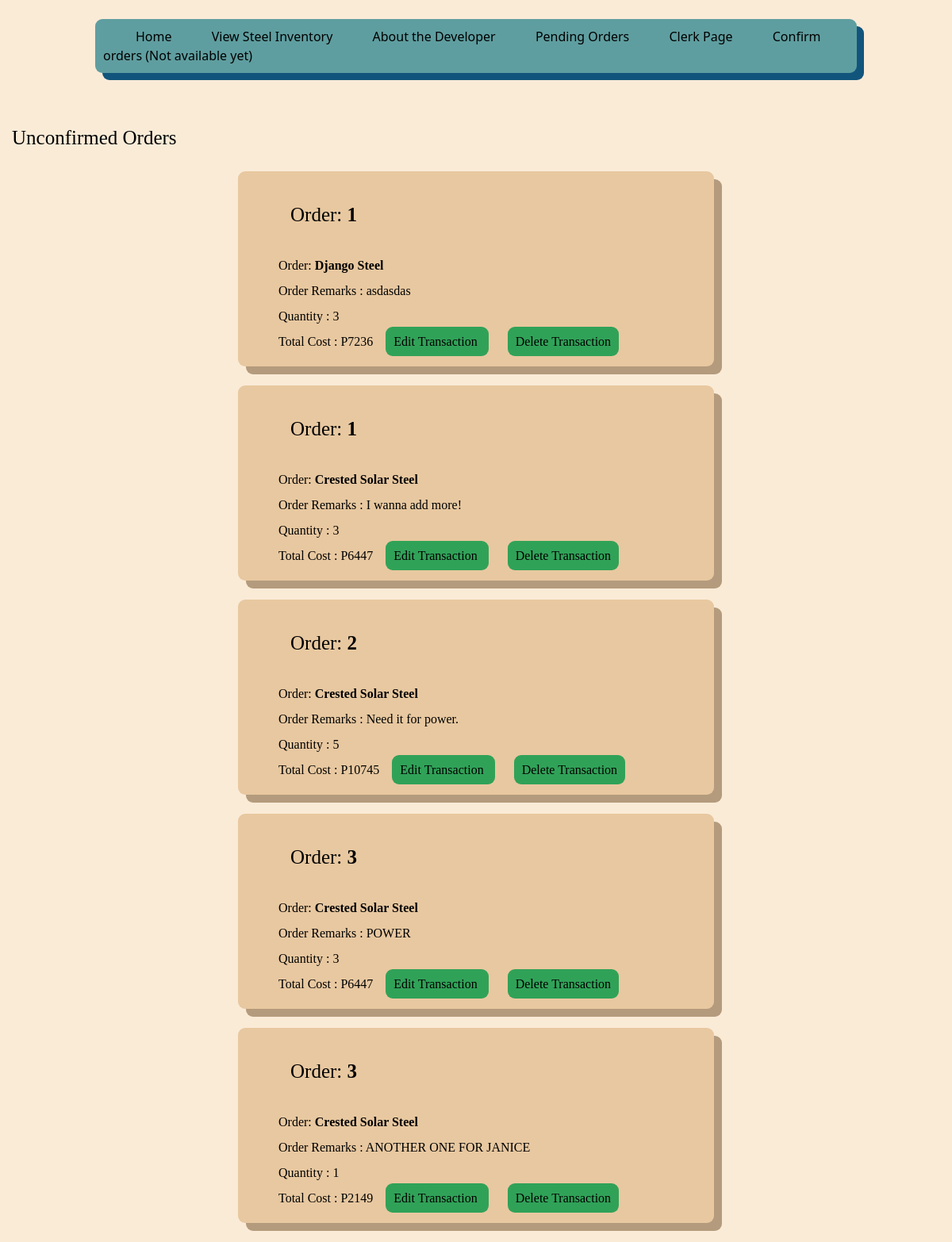
/UnfinishedTransactions (signed in), run on an earlier commit of the app's database.
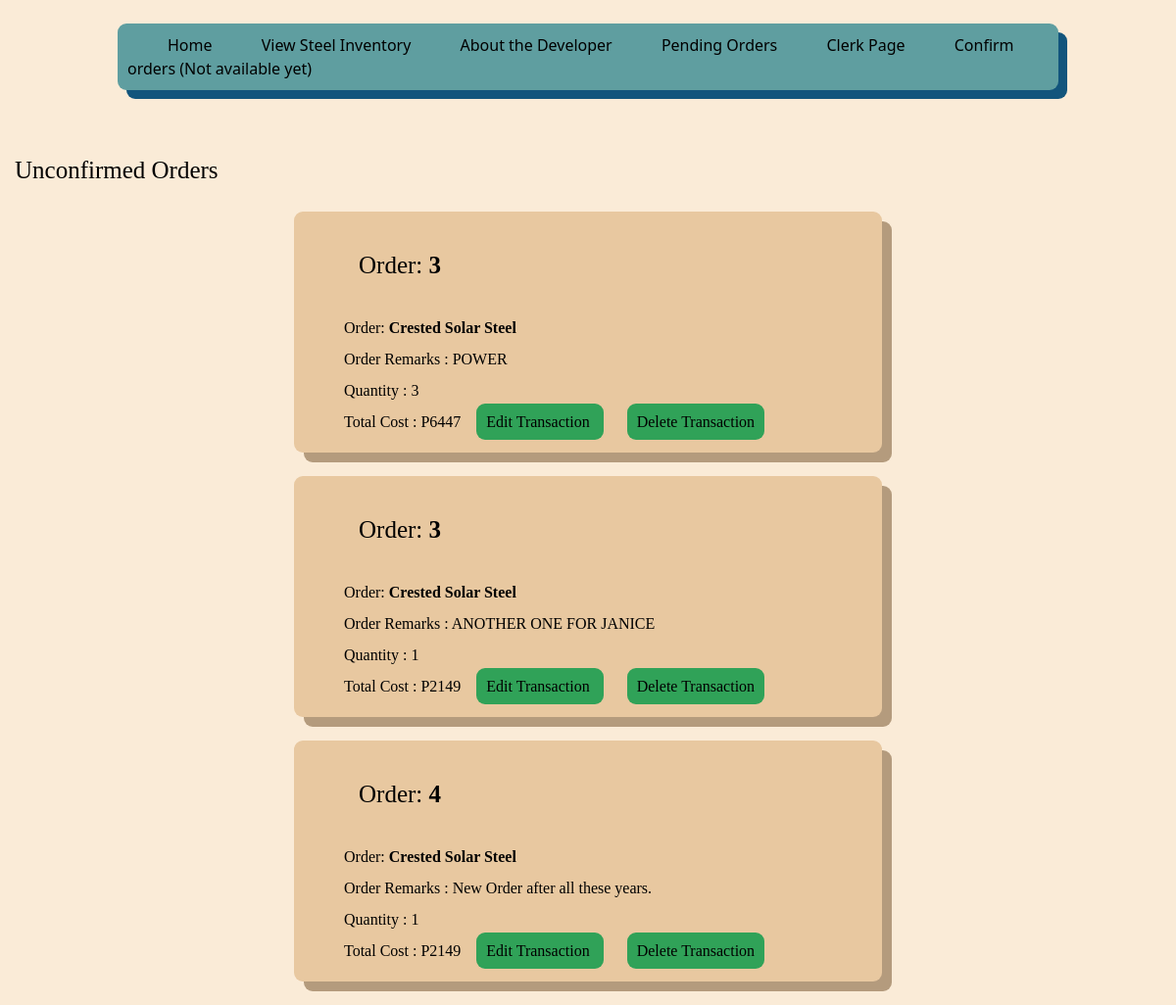
And on a later commit of the database.
### Inventory/models.py (models this page shows, shortened)
class OrderedProduct(models.Model):
    remarks = models.CharField(max_length=200)
    quantity = models.IntegerField(default=0)
    totalcost = models.IntegerField(default=0)
    OrderedProductID = models.CharField(default=None, unique=True, max_length=13)
    OrderID = models.ForeignKey(FinalOrder, default=None, on_delete=models.CASCADE)
    Marks = models.ForeignKey(Product, on_delete=models.CASCADE)
    objects = models.Manager()

class FinalOrder(models.Model):
    TotalCost = models.IntegerField(default=0)
    ProductInfo = models.CharField(max_length=400)
    Finished = models.IntegerField(default=0) #0 is for not yet finished
    OrderDate = models.DateField(auto_now_add=True)#auto_now_add=True)
    Verification = models.CharField(default=None,unique=True, max_length=13, null=True, blank=True) #Orderid -> verification
    BL = models.ForeignKey(Consignee, null=False, blank=True, on_delete=models.CASCADE)
    Shipper = models.ForeignKey(Company, on_delete=models.CASCADE, default=None, null=True, blank=True)
    NotifyName = models.ForeignKey(NotifyParty, default=None, on_delete=models.CASCADE, null=True, blank=True)
    NumOfBL = models.IntegerField(default=3, null=True, blank=True)
    PayAt = models.CharField(default='', max_length=70, null=True, blank=True)
    Place = models.CharField(default="Kaohsiung, Taiwan", max_length=70, null=False)
    PlaceDate = models.CharField(default='', max_length=100, blank=True)
    Charges = models.FloatField(default=None, max_length=11, validators=[MinValueValidator(float('0.01'))], null=True, blank=True)
    RevTons = models.CharField(max_length=1000, default=None, null=True, blank=True)
    Rate = models.FloatField(default=None, null=True, validators=[MinValueValidator(float('0.01'))])
    Prepaid = models.CharField(max_length=20, default='', blank=True)
    Collect = models.CharField(max_length=20, default='', blank=True)
    Portload = models.CharField(max_length=255, default='', blank=True)
    Portdis = models.CharField(max_length=255, default='', blank=True)
    TranshTo = models.CharField(max_length=50, default='', null=True, blank=True)
    FinalDest = models.CharField(max_length=255, default='', null=True, blank=True)
    Voyage = models.SmallIntegerField(default=0, null=False, blank=True)
    objects = models.Manager()

class Product(models.Model): #Steels, not food
    objects = models.Manager()
    Name = models.CharField(max_length=200, unique=True)
    Image = models.ImageField(default=None, null= True, blank=True, upload_to="images/") #not have image if we dont have one, uploaded to images folder automatically
    Manufacturer = models.CharField(default=None, max_length=100)
    ManuLoc = models.CharField(default=None,max_length=255)
    Color = models.CharField(default=None, max_length=20)
    Measurement = models.CharField(default=None, max_length=30)
    Description = models.CharField(default=None, max_length=500)
    GrossWeight = models.CharField(default=None, max_length=40)
    Marks = models.CharField(default=None, null=True, max_length=300)
    Length = models.CharField(max_length=20)
    Cost = models.CharField(max_length=10) #declared value USD
    Stock = models.BigIntegerField(default=0)
    Contact = models.CharField(max_length=500)

### Inventory/views.py (the view)
# urls.py: path('UnfinishedTransactions', views.EditTrans, name='UnfTrans'),
def EditTrans(request):
    condition = ""
    pricelist = 0
    Orders = FinalOrder.objects.all()
    OrderedProducts = OrderedProduct.objects.all().order_by('OrderID')
    if request.user.is_authenticated:
        condition = True
        return render(request,'Inventory/cart.html',{
                    'C' : condition,
                    'CurrentProd' : OrderedProducts,
                    'O' : Orders,
                    'price' : pricelist
                })
    else:
        condition = False
        return render(request,'Inventory/cart.html',{
                'C' : condition
            })

### Inventory/templates/Inventory/cart.html (shortened to what this page needs)
{% extends 'Inventory/base.html' %}
{% load static %}
    {% block content %}
    <br><br>
    <div class="Largetext"> Unconfirmed Orders </div>
            {% for c in CurrentProd %}
            <div class="container">
                <div class="bodytext">
                <div class="Largetext"> Order:  <b> {{c.OrderID.pk}} </b> </div>
                Order: <b> {{c.Marks.Name}} </b> <br>
                Order Remarks : {{c.remarks}} <br>
                Quantity : {{c.quantity}} <br>
                Total Cost : P{{c.totalcost}}
                <a class="Button" href="{% url 'editorder' pk=c.pk %}" style="margin-left: 1vw;"> Edit Transaction </a>
                <a class="Button" href="{% url 'deltrans' pk=c.pk %}" style="margin-left: 2vw;"> Delete Transaction </a>
                </div>
            </div>
            <br>
            {% endfor %}
    {% endblock %}

What changed in the data, as far as the page shows it:
removed OrderedProduct: OrderID.pk "1", Marks.Name "Django Steel", remarks "asdasdas", quantity "3", totalcost "7236"
removed OrderedProduct: OrderID.pk "1", Marks.Name "Crested Solar Steel", remarks "I wanna add more!", quantity "3", totalcost "6447"
removed OrderedProduct: OrderID.pk "2", Marks.Name "Crested Solar Steel", remarks "Need it for power.", quantity "5", totalcost "10745"
added OrderedProduct: OrderID.pk "4", Marks.Name "Crested Solar Steel", remarks "New Order after all these years.", quantity "1", totalcost "2149"
